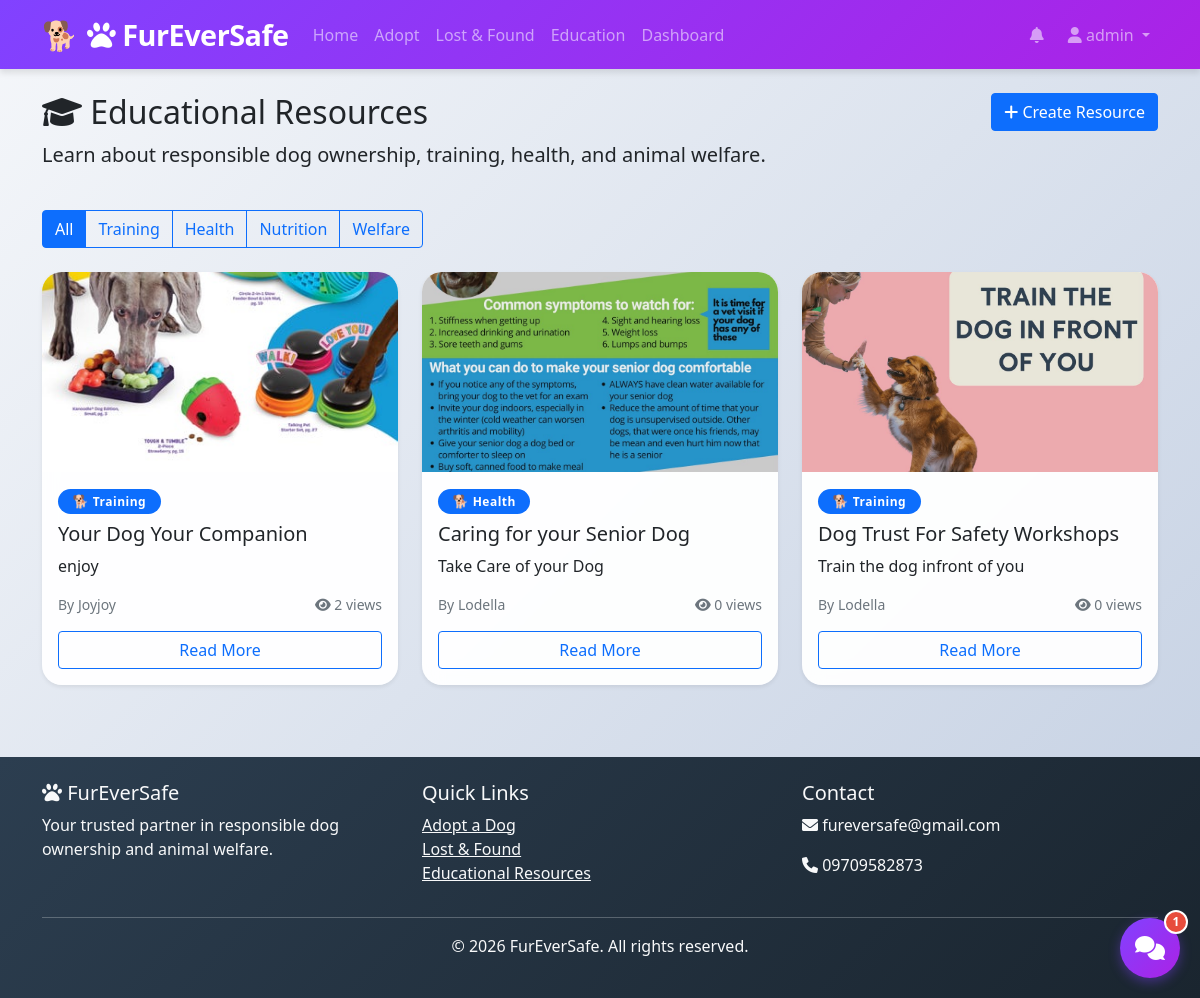
Page /education (signed in) on the committed database.
### models.py (models this page shows, shortened)
class User(UserMixin, db.Model):
    id = db.Column(db.Integer, primary_key=True)
    username = db.Column(db.String(80), unique=True, nullable=False)
    email = db.Column(db.String(120), unique=True, nullable=False)
    password_hash = db.Column(db.String(200), nullable=False)
    user_type = db.Column(db.String(50), default='owner')  # owner, shelter, vet
    is_approved = db.Column(db.Boolean, default=False)  # New field for approval
    approved_by = db.Column(db.Integer, db.ForeignKey('user.id'), nullable=True)  # Who approved
    approved_at = db.Column(db.DateTime, nullable=True)
    created_at = db.Column(db.DateTime, default=datetime.utcnow)
    dogs = db.relationship('Dog', backref='owner', lazy=True)
    adoption_applications = db.relationship('AdoptionApplication', backref='applicant', lazy=True)
    lost_found_reports = db.relationship('LostFound', backref='reporter', lazy=True)
    approved_by_user = db.relationship('User', remote_side=[id], backref='approved_users')

class EducationalResource(db.Model):
    id = db.Column(db.Integer, primary_key=True)
    title = db.Column(db.String(200), nullable=False)
    category = db.Column(db.String(100))
    content = db.Column(db.Text, nullable=False)
    author = db.Column(db.String(100))
    thumbnail = db.Column(db.String(200))  # This can now store both images and videos
    views = db.Column(db.Integer, default=0)
    created_at = db.Column(db.DateTime, default=datetime.utcnow)

### app.py (the view)
@app.route('/education')
def education_resources():
    category = request.args.get('category', 'all')
    page = request.args.get('page', 1, type=int)
    query = EducationalResource.query
    if category != 'all':
        query = query.filter_by(category=category)
    resources = query.order_by(EducationalResource.created_at.desc()).paginate(page=page, per_page=9)
    return render_template('education/resources.html', resources=resources, category=category)

### app.py (called while the page is built)
@login_manager.user_loader
def load_user(user_id):
    return db.session.get(User, int(user_id))

### templates/education/resources.html (shortened to what this page needs)
{% extends "base.html" %}
{% block content %}
<div class="container mt-4">
    <div class="row mb-4">
        <div class="col">
            <h2><i class="fas fa-graduation-cap"></i> Educational Resources</h2>
            <p class="lead">Learn about responsible dog ownership, training, health, and animal welfare.</p>
        </div>
        {% if current_user.is_authenticated and current_user.user_type in ['shelter', 'vet'] %}
        <div class="col-auto">
            <a href="{{ url_for('create_educational_resource') }}" class="btn btn-primary">
                <i class="fas fa-plus"></i> Create Resource
            </a>
        </div>
        {% endif %}
    </div>
    <div class="row mb-4">
        <div class="col">
            <div class="btn-group">
                <a href="{{ url_for('education_resources', category='all') }}" class="btn btn-outline-primary {% if category == 'all' %}active{% endif %}">All</a>
                <a href="{{ url_for('education_resources', category='training') }}" class="btn btn-outline-primary {% if category == 'training' %}active{% endif %}">Training</a>
                <a href="{{ url_for('education_resources', category='health') }}" class="btn btn-outline-primary {% if category == 'health' %}active{% endif %}">Health</a>
                <a href="{{ url_for('education_resources', category='nutrition') }}" class="btn btn-outline-primary {% if category == 'nutrition' %}active{% endif %}">Nutrition</a>
                <a href="{{ url_for('education_resources', category='welfare') }}" class="btn btn-outline-primary {% if category == 'welfare' %}active{% endif %}">Welfare</a>
            </div>
        </div>
    </div>
    <div class="row">
        {% for resource in resources.items %}
        <div class="col-md-4 mb-4">
            <div class="card h-100 shadow-sm">
                {% if resource.thumbnail %}
                <img src="{{ url_for('static', filename='uploads/' + resource.thumbnail) }}" class="card-img-top" alt="{{ resource.title }}" style="height: 200px; object-fit: cover;">
                {% else %}
                <img src="https://via.placeholder.com/300x200?text={{ resource.category|capitalize }}" class="card-img-top" alt="Resource">
                {% endif %}
                <div class="card-body">
                    <div class="mb-2">
                        <span class="badge bg-primary">{{ resource.category|capitalize }}</span>
                    </div>
                    <h5 class="card-title">{{ resource.title }}</h5>
                    <div class="card-text">
                        {{ resource.content|striptags|truncate(120) }}
                    </div>
                    <div class="d-flex justify-content-between align-items-center mt-3">
                        <small class="text-muted">By {{ resource.author or 'FurEverSafe' }}</small>
                        <small class="text-muted"><i class="fas fa-eye"></i> {{ resource.views }} views</small>
                    </div>
                    <a href="{{ url_for('view_article', resource_id=resource.id) }}" class="btn btn-outline-primary mt-3 w-100">Read More</a>
                </div>
            </div>
        </div>
        {% else %}
        <div class="col">
            <div class="alert alert-info">
                No resources available in this category yet.
            </div>
        </div>
        {% endfor %}
    </div>
</div>
{% endblock %}

### templates/base.html (shortened to what this page needs)
<!DOCTYPE html>
<html lang="en">
<head>
    <link href="https://cdn.jsdelivr.net/npm/bootstrap@5.1.3/dist/css/bootstrap.min.css" rel="stylesheet">
    <link rel="stylesheet" href="https://cdnjs.cloudflare.com/ajax/libs/font-awesome/6.0.0/css/all.min.css">
    <link rel="stylesheet" href="{{ url_for('static', filename='css/style.css') }}">
    <link rel="stylesheet" href="{{ url_for('static', filename='css/chatbot.css') }}">
</head>
<body>
    <nav class="navbar navbar-expand-lg navbar-dark bg-primary">
        <div class="container">
            <a class="navbar-brand" href="{{ url_for('index') }}">
                <i class="fas fa-paw"></i> FurEverSafe
            </a>
            <div class="collapse navbar-collapse" id="navbarNav">
                <ul class="navbar-nav me-auto">
                    <li class="nav-item">
                        <a class="nav-link" href="{{ url_for('index') }}">Home</a>
                    </li>
                    <li class="nav-item">
                        <a class="nav-link" href="{{ url_for('adoption_listings') }}">Adopt</a>
                    </li>
                    <li class="nav-item">
                        <a class="nav-link" href="{{ url_for('lost_found_reports') }}">Lost & Found</a>
                    </li>
                    <li class="nav-item">
                        <a class="nav-link" href="{{ url_for('education_resources') }}">Education</a>
                    </li>
                    {% if current_user.is_authenticated %}
                    <li class="nav-item">
                        <a class="nav-link" href="{{ url_for('dashboard') }}">Dashboard</a>
                    </li>
                    {% endif %}
                </ul>
                <ul class="navbar-nav">
                    {% if current_user.is_authenticated %}
                    <li class="nav-item dropdown me-2">
                        <a class="nav-link position-relative" href="#" role="button" data-bs-toggle="dropdown" id="notificationBell">
                            <i class="fas fa-bell"></i>
                        </a>
                    </li>
                    <li class="nav-item dropdown">
                        <a class="nav-link dropdown-toggle" href="#" id="userDropdown" role="button" data-bs-toggle="dropdown">
                            <i class="fas fa-user"></i> {{ current_user.username }}
                        </a>
                    </li>
                    {% endif %}
                </ul>
            </div>
        </div>
    </nav>
    <main>
        {% block content %}{% endblock %}
    </main>
    <footer class="bg-dark text-light mt-5 py-4">
        <div class="container">
            <div class="row">
                <div class="col-md-4">
                    <h5><i class="fas fa-paw"></i> FurEverSafe</h5>
                    <p>Your trusted partner in responsible dog ownership and animal welfare.</p>
                </div>
                <div class="col-md-4">
                    <h5>Quick Links</h5>
                    <ul class="list-unstyled">
                        <li><a href="{{ url_for('adoption_listings') }}" class="text-light">Adopt a Dog</a></li>
                        <li><a href="{{ url_for('lost_found_reports') }}" class="text-light">Lost & Found</a></li>
                        <li><a href="{{ url_for('education_resources') }}" class="text-light">Educational Resources</a></li>
                    </ul>
                </div>
                <div class="col-md-4">
                    <h5>Contact</h5>
                    <p><i class="fas fa-envelope"></i> fureversafe@gmail.com</p>
                    <p><i class="fas fa-phone"></i> 09709582873</p>
                </div>
            </div>
            <hr>
            <div class="text-center">
                <p>&copy; 2026 FurEverSafe. All rights reserved.</p>
            </div>
        </div>
    </footer>
    {% include 'chatbot_widget.html' %}
</body>
</html>

### static/css/style.css (style rules this page uses)
:root { --primary-color: #8142ff; --primary-dark: #ab22e6; --primary-light: #FFB366; --secondary-color: #4A90E2; --success-color: #2ECC71; --danger-color: #E74C3C; --warning-color: #F39C12; --info-color: #3498DB; --dark-color: #2C3E50; --light-color: #ECF0F1; --gray-color: #95A5A6; --shadow-sm: 0 2px 4px rgba(0,0,0,0.1); --shadow-md: 0 4px 6px rgba(0,0,0,0.1); --shadow-lg: 0 10px 15px rgba(0,0,0,0.1); --shadow-xl: 0 20px 25px -5px rgba(0,0,0,0.1); }
* { margin: 0; padding: 0; box-sizing: border-box; }
body { font-family: 'Poppins', 'Segoe UI', Tahoma, Geneva, Verdana, sans-serif; background: linear-gradient(135deg, #f5f7fa 0%, #c3cfe2 100%); min-height: 100vh; display: flex; flex-direction: column; position: relative; }
.card { background: rgba(255, 255, 255, 0.95); backdrop-filter: blur(10px); border: none; border-radius: 20px; transition: all 0.3s cubic-bezier(0.4, 0, 0.2, 1); box-shadow: var(--shadow-sm); overflow: hidden; position: relative; }
.badge { padding: 0.5em 1.2em; font-size: 0.75rem; font-weight: 600; border-radius: 50px; letter-spacing: 0.5px; transition: all 0.3s ease; }
.badge::before { content: '🐕 '; font-size: 0.8rem; }
.navbar { background: linear-gradient(135deg, var(--primary-color), var(--primary-dark)) !important; box-shadow: var(--shadow-md); position: relative; z-index: 1000; }
.navbar-brand { font-size: 1.8rem; font-weight: 800; letter-spacing: -0.5px; position: relative; padding-left: 45px; }
.navbar-brand::before { content: '🐕'; position: absolute; left: 0; top: 50%; transform: translateY(-50%); font-size: 1.8rem; }
footer { margin-top: auto; background: linear-gradient(135deg, var(--dark-color), #1a252f); position: relative; overflow: hidden; }
footer::before { content: ''; position: absolute; bottom: 0; left: 0; right: 0; height: 100px; background: url('https://cdn.pixabay.com/photo/2013/07/13/12/07/dog-159379_640.png'); background-repeat: repeat-x; background-size: contain; opacity: 0.05; pointer-events: none; }
html { scroll-behavior: smooth; }

### rows in the picture
User: username "admin"
EducationalResource: thumbnail (picture), category "Training", title "Your Dog Your Companion", content "enjoy", author "Joyjoy", views "2"
EducationalResource: thumbnail (picture), category "Health", title "Caring for your Senior Dog", content "Take Care of your Dog", author "Lodella", views "0"
EducationalResource: thumbnail (picture), category "Training", title "Dog Trust For Safety Workshops", content "Train the dog infront of you", author "Lodella", views "0"
